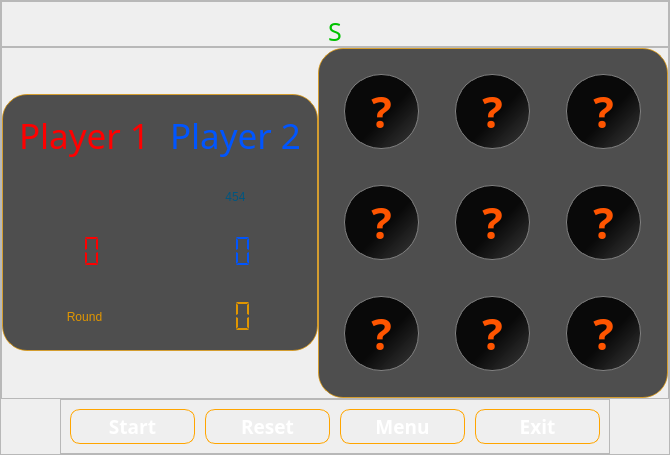
         <widget class="QWidget" name="gameView">
          <property name="styleSheet">
           <string notr="true"/>
          </property>
          <layout class="QVBoxLayout" name="verticalLayout_6">
           <property name="spacing">
            <number>10</number>
           </property>
           <property name="leftMargin">
            <number>0</number>
           </property>
           <property name="topMargin">
            <number>0</number>
           </property>
           <property name="rightMargin">
            <number>0</number>
           </property>
           <property name="bottomMargin">
            <number>0</number>
           </property>
           <item>
            <widget class="QFrame" name="frame_8">
             <property name="frameShape">
              <enum>QFrame::StyledPanel</enum>
             </property>
             <property name="frameShadow">
              <enum>QFrame::Raised</enum>
             </property>
             <layout class="QVBoxLayout" name="verticalLayout_5">
              <property name="spacing">
               <number>0</number>
              </property>
              <property name="leftMargin">
               <number>0</number>
              </property>
              <property name="topMargin">
               <number>0</number>
              </property>
              <property name="rightMargin">
               <number>0</number>
              </property>
              <property name="bottomMargin">
               <number>0</number>
              </property>
              <item>
               <widget class="QFrame" name="frame_7">
                <property name="frameShape">
                 <enum>QFrame::StyledPanel</enum>
                </property>
                <property name="frameShadow">
                 <enum>QFrame::Raised</enum>
                </property>
                <layout class="QVBoxLayout" name="verticalLayout_4">
                 <property name="spacing">
                  <number>0</number>
                 </property>
                 <property name="leftMargin">
                  <number>0</number>
                 </property>
                 <property name="topMargin">
                  <number>0</number>
                 </property>
                 <property name="rightMargin">
                  <number>0</number>
                 </property>
                 <property name="bottomMargin">
                  <number>0</number>
                 </property>
                 <item>
                  <widget class="QLabel" name="gameStateLabel">
                   <property name="sizePolicy">
                    <sizepolicy hsizetype="Preferred" vsizetype="Fixed">
                     <horstretch>0</horstretch>
                     <verstretch>0</verstretch>
                    </sizepolicy>
                   </property>
                   <property name="styleSheet">
                    <string notr="true">QLabel{
	
	color: rgb(85, 170, 255);
	font: 21pt &quot;PhrasticMedium&quot;;
}</string>
                   </property>
                   <property name="text">
                    <string/>
                   </property>
                   <property name="alignment">
                    <set>Qt::AlignCenter</set>
                   </property>
                  </widget>
                 </item>
                 <item>
                  <widget class="QLabel" name="turnLabel">
                   <property name="sizePolicy">
                    <sizepolicy hsizetype="Preferred" vsizetype="Fixed">
                     <horstretch>0</horstretch>
                     <verstretch>0</verstretch>
                    </sizepolicy>
                   </property>
                   <property name="minimumSize">
                    <size>
                     <width>0</width>
                     <height>30</height>
                    </size>
                   </property>
                   <property name="maximumSize">
                    <size>
                     <width>16777215</width>
                     <height>30</height>
                    </size>
                   </property>
                   <property name="font">
                    <font>
                     <family>PhrasticMedium</family>
                     <pointsize>19</pointsize>
                     <italic>false</italic>
                     <bold>false</bold>
                    </font>
                   </property>
                   <property name="styleSheet">
                    <string notr="true">QLabel{
	
	color: rgb(0, 193, 0);
	font: 19pt &quot;PhrasticMedium&quot;;
}</string>
                   </property>
                   <property name="text">
                    <string>S</string>
                   </property>
                   <property name="alignment">
                    <set>Qt::AlignCenter</set>
                   </property>
                  </widget>
                 </item>
                </layout>
               </widget>
              </item>
              <item>
               <widget class="QFrame" name="frame_3">
                <property name="sizePolicy">
                 <sizepolicy hsizetype="Preferred" vsizetype="Preferred">
                  <horstretch>0</horstretch>
                  <verstretch>0</verstretch>
                 </sizepolicy>
                </property>
                <property name="frameShape">
                 <enum>QFrame::StyledPanel</enum>
                </property>
                <property name="frameShadow">
                 <enum>QFrame::Raised</enum>
                </property>
                <layout class="QHBoxLayout" name="horizontalLayout">
                 <property name="spacing">
                  <number>0</number>
                 </property>
                 <property name="leftMargin">
                  <number>0</number>
                 </property>
                 <property name="topMargin">
                  <number>0</number>
                 </property>
                 <property name="rightMargin">
                  <number>0</number>
                 </property>
                 <property name="bottomMargin">
                  <number>0</number>
                 </property>
                 <item alignment="Qt::AlignHCenter|Qt::AlignVCenter">
                  <widget class="QFrame" name="frame_6">
                   <property name="sizePolicy">
                    <sizepolicy hsizetype="Preferred" vsizetype="Preferred">
                     <horstretch>0</horstretch>
                     <verstretch>0</verstretch>
                    </sizepolicy>
                   </property>
                   <property name="styleSheet">
                    <string notr="true">QFrame{
border-radius: 25px;
border:1px solid rgba(234, 156, 0, 180);

}
QLabel{
border:none;
font: 16pt &quot;PhrasticMedium&quot;;
}
#frame_6{
	background-color: rgba(11, 11, 11, 180);
}</string>
                   </property>
                   <property name="frameShape">
                    <enum>QFrame::StyledPanel</enum>
                   </property>
                   <property name="frameShadow">
                    <enum>QFrame::Raised</enum>
                   </property>
                   <layout class="QGridLayout" name="gridLayout">
                    <property name="leftMargin">
                     <number>16</number>
                    </property>
                    <property name="topMargin">
                     <number>16</number>
                    </property>
                    <property name="rightMargin">
                     <number>16</number>
                    </property>
                    <property name="bottomMargin">
                     <number>16</number>
                    </property>
                    <property name="horizontalSpacing">
                     <number>20</number>
                    </property>
                    <property name="verticalSpacing">
                     <number>30</number>
                    </property>
                    <item row="0" column="2">
                     <widget class="QLabel" name="label_8">
                      <property name="font">
                       <font>
                        <family>PhrasticMedium</family>
                        <pointsize>26</pointsize>
                        <italic>false</italic>
                        <bold>false</bold>
                       </font>
                      </property>
                      <property name="styleSheet">
                       <string notr="true">color: rgb(0, 85, 255);
font: 26pt &quot;PhrasticMedium&quot;;	</string>
                      </property>
                      <property name="text">
                       <string>Player 2</string>
                      </property>
                      <property name="alignment">
                       <set>Qt::AlignCenter</set>
                      </property>
                     </widget>
                    </item>
                    <item row="2" column="2">
                     <widget class="QLCDNumber" name="p2ScoreLcd">
                      <property name="minimumSize">
                       <size>
                        <width>70</width>
                        <height>35</height>
                       </size>
                      </property>
                      <property name="styleSheet">
                       <string notr="true">QLCDNumber{
color: rgb(0, 85, 255);
border:none;
}

</string>
                      </property>
                      <property name="frameShadow">
                       <enum>QFrame::Plain</enum>
                      </property>
                      <property name="digitCount">
                       <number>2</number>
                      </property>
                      <property name="mode">
                       <enum>QLCDNumber::Dec</enum>
                      </property>
                      <property name="segmentStyle">
                       <enum>QLCDNumber::Flat</enum>
                      </property>
                      <property name="intValue" stdset="0">
                       <number>0</number>
                      </property>
                     </widget>
                    </item>
                    <item row="6" column="2">
                     <widget class="QLCDNumber" name="tttRoundLCD">
                      <property name="minimumSize">
                       <size>
                        <width>50</width>
                        <height>35</height>
                       </size>
                      </property>
                      <property name="styleSheet">
                       <string notr="true">color: rgb(225, 150, 0);	
border: none;</string>
                      </property>
                      <property name="digitCount">
                       <number>2</number>
                      </property>
                      <property name="segmentStyle">
                       <enum>QLCDNumber::Flat</enum>
                      </property>
                     </widget>
                    </item>
                    <item row="6" column="0">
                     <widget class="QLabel" name="label_14">
                      <property name="styleSheet">
                       <string notr="true">		color: rgb(225, 150, 0);</string>
                      </property>
                      <property name="text">
                       <string>Round</string>
                      </property>
                      <property name="alignment">
                       <set>Qt::AlignCenter</set>
                      </property>
                     </widget>
                    </item>
                    <item row="1" column="0">
                     <widget class="QLabel" name="player1Label">
                      <property name="styleSheet">
                       <string notr="true">color: rgb(170, 0, 0);</string>
                      </property>
                      <property name="text">
                       <string/>
                      </property>
                      <property name="alignment">
                       <set>Qt::AlignCenter</set>
                      </property>
                     </widget>
                    </item>
                    <item row="2" column="0">
                     <widget class="QLCDNumber" name="p1ScoreLcd">
                      <property name="minimumSize">
                       <size>
                        <width>70</width>
                        <height>35</height>
                       </size>
                      </property>
                      <property name="styleSheet">
                       <string notr="true">QLCDNumber{
	border:none;
	color: rgb(255, 0, 0);
}</string>
                      </property>
                      <property name="frameShape">
                       <enum>QFrame::Box</enum>
                      </property>
                      <property name="frameShadow">
                       <enum>QFrame::Plain</enum>
                      </property>
                      <property name="digitCount">
                       <number>2</number>
                      </property>
                      <property name="segmentStyle">
                       <enum>QLCDNumber::Flat</enum>
                      </property>
                     </widget>
                    </item>
                    <item row="1" column="2">
                     <widget class="QLabel" name="player2Label">
                      <property name="styleSheet">
                       <string notr="true">color: rgb(0, 85, 127);</string>
                      </property>
                      <property name="text">
                       <string>454</string>
                      </property>
                      <property name="alignment">
                       <set>Qt::AlignCenter</set>
                      </property>
                     </widget>
                    </item>
                    <item row="0" column="0">
                     <widget class="QLabel" name="label_6">
                      <property name="font">
                       <font>
                        <family>PhrasticMedium</family>
                        <pointsize>26</pointsize>
                        <italic>false</italic>
                        <bold>false</bold>
                       </font>
                      </property>
                      <property name="styleSheet">
                       <string notr="true">font: 26pt &quot;PhrasticMedium&quot;;
color: rgb(255, 0, 0);</string>
                      </property>
                      <property name="text">
                       <string>Player 1</string>
                      </property>
                      <property name="alignment">
                       <set>Qt::AlignCenter</set>
                      </property>
                     </widget>
                    </item>
                   </layout>
                  </widget>
                 </item>
                 <item alignment="Qt::AlignHCenter|Qt::AlignVCenter">
                  <widget class="QFrame" name="gameField">
                   <property name="sizePolicy">
                    <sizepolicy hsizetype="Fixed" vsizetype="Fixed">
                     <horstretch>0</horstretch>
                     <verstretch>0</verstretch>
                    </sizepolicy>
                   </property>
                   <property name="minimumSize">
                    <size>
                     <width>350</width>
                     <height>350</height>
                    </size>
                   </property>
                   <property name="maximumSize">
                    <size>
                     <width>325</width>
                     <height>325</height>
                    </size>
                   </property>
                   <property name="font">
                    <font>
                     <kerning>true</kerning>
                    </font>
                   </property>
                   <property name="styleSheet">
                    <string notr="true">QPushButton{
	border: 1px solid gray;
	border-radius: 37px;
	font-weight: bold;
	color:rgb(255, 85, 0);
	font: 32pt &quot;Street Writer (noah)&quot;;
	background-color: qlineargradient(spread:pad, x1:0.5175, y1:0.517, x2:0.983, y2:0.965909, stop:0.0738636 rgba(0, 0, 0, 226), stop:0.664773 rgba(33, 33, 33, 222), stop:1 rgba(57, 57, 57, 222));
}
QPushButton::Hover{
	color:#FFF;
	font-size: 56px;
	border: 2px solid orange;
	background-color: qlineargradient(spread:reflect, x1:0, y1:0, x2:1, y2:1, stop:0 rgba(255, 170, 0, 160), stop:0.994318 rgba(148, 49, 0, 160));
}
QPushButton::Disabled{
	background-color: rgba(67, 67, 67, 75);
	color:black;
}
QPushButton:Pressed{
	border-radius:37px;
}
#gameField{
	background-color: rgba(11, 11, 11, 180);
	border-radius: 25px;

border:1px solid rgba(234, 156, 0, 180);
}</string>
                   </property>
                   <layout class="QGridLayout" name="gameFieldGrid">
                    <property name="leftMargin">
                     <number>15</number>
                    </property>
                    <property name="topMargin">
                     <number>15</number>
                    </property>
                    <property name="rightMargin">
                     <number>15</number>
                    </property>
                    <property name="bottomMargin">
                     <number>15</number>
                    </property>
                    <property name="spacing">
                     <number>15</number>
                    </property>
                    <item row="2" column="2" alignment="Qt::AlignHCenter|Qt::AlignVCenter">
                     <widget class="QPushButton" name="gridBtn_8">
                      <property name="minimumSize">
                       <size>
                        <width>75</width>
                        <height>75</height>
                       </size>
                      </property>
                      <property name="maximumSize">
                       <size>
                        <width>85</width>
                        <height>85</height>
                       </size>
                      </property>
                      <property name="font">
                       <font>
                        <family>Street Writer (noah)</family>
                        <pointsize>32</pointsize>
                        <italic>false</italic>
                        <bold>false</bold>
                       </font>
                      </property>
                      <property name="focusPolicy">
                       <enum>Qt::ClickFocus</enum>
                      </property>
                      <property name="text">
                       <string>?</string>
                      </property>
                     </widget>
                    </item>
                    <item row="0" column="2" alignment="Qt::AlignHCenter|Qt::AlignVCenter">
                     <widget class="QPushButton" name="gridBtn_2">
                      <property name="enabled">
                       <bool>true</bool>
                      </property>
                      <property name="minimumSize">
                       <size>
                        <width>75</width>
                        <height>75</height>
                       </size>
                      </property>
                      <property name="maximumSize">
                       <size>
                        <width>85</width>
                        <height>85</height>
                       </size>
                      </property>
                      <property name="font">
                       <font>
                        <family>Street Writer (noah)</family>
                        <pointsize>32</pointsize>
                        <italic>false</italic>
                        <bold>false</bold>
                       </font>
                      </property>
                      <property name="focusPolicy">
                       <enum>Qt::ClickFocus</enum>
                      </property>
                      <property name="text">
                       <string>?</string>
                      </property>
                     </widget>
                    </item>
                    <item row="0" column="3" alignment="Qt::AlignHCenter|Qt::AlignVCenter">
                     <widget class="QPushButton" name="gridBtn_3">
                      <property name="minimumSize">
                       <size>
                        <width>75</width>
                        <height>75</height>
                       </size>
                      </property>
                      <property name="maximumSize">
                       <size>
                        <width>85</width>
                        <height>85</height>
                       </size>
                      </property>
                      <property name="font">
                       <font>
                        <family>Street Writer (noah)</family>
                        <pointsize>32</pointsize>
                        <italic>false</italic>
                        <bold>false</bold>
                       </font>
                      </property>
                      <property name="focusPolicy">
                       <enum>Qt::ClickFocus</enum>
                      </property>
                      <property name="text">
                       <string>?</string>
                      </property>
                     </widget>
                    </item>
                    <item row="2" column="3" alignment="Qt::AlignHCenter|Qt::AlignVCenter">
                     <widget class="QPushButton" name="gridBtn_9">
                      <property name="minimumSize">
                       <size>
                        <width>75</width>
                        <height>75</height>
                       </size>
                      </property>
                      <property name="maximumSize">
                       <size>
                        <width>85</width>
                        <height>85</height>
                       </size>
                      </property>
                      <property name="font">
                       <font>
                        <family>Street Writer (noah)</family>
                        <pointsize>32</pointsize>
                        <italic>false</italic>
                        <bold>false</bold>
                       </font>
                      </property>
                      <property name="focusPolicy">
                       <enum>Qt::ClickFocus</enum>
                      </property>
                      <property name="text">
                       <string>?</string>
                      </property>
                     </widget>
                    </item>
                    <item row="1" column="2" alignment="Qt::AlignHCenter|Qt::AlignVCenter">
                     <widget class="QPushButton" name="gridBtn_5">
                      <property name="minimumSize">
                       <size>
                        <width>75</width>
                        <height>75</height>
                       </size>
                      </property>
                      <property name="maximumSize">
                       <size>
                        <width>85</width>
                        <height>85</height>
                       </size>
                      </property>
                      <property name="font">
                       <font>
                        <family>Street Writer (noah)</family>
                        <pointsize>32</pointsize>
                        <italic>false</italic>
                        <bold>false</bold>
                       </font>
                      </property>
                      <property name="focusPolicy">
                       <enum>Qt::ClickFocus</enum>
                      </property>
                      <property name="text">
                       <string>?</string>
                      </property>
                     </widget>
                    </item>
                    <item row="1" column="3" alignment="Qt::AlignHCenter|Qt::AlignVCenter">
                     <widget class="QPushButton" name="gridBtn_6">
                      <property name="minimumSize">
                       <size>
                        <width>75</width>
                        <height>75</height>
                       </size>
                      </property>
                      <property name="maximumSize">
                       <size>
                        <width>85</width>
                        <height>85</height>
                       </size>
                      </property>
                      <property name="font">
                       <font>
                        <family>Street Writer (noah)</family>
                        <pointsize>32</pointsize>
                        <italic>false</italic>
                        <bold>false</bold>
                       </font>
                      </property>
                      <property name="focusPolicy">
                       <enum>Qt::ClickFocus</enum>
                      </property>
                      <property name="styleSheet">
                       <string notr="true"/>
                      </property>
                      <property name="text">
                       <string>?</string>
                      </property>
                     </widget>
                    </item>
                    <item row="0" column="1" alignment="Qt::AlignHCenter|Qt::AlignVCenter">
                     <widget class="QPushButton" name="gridBtn_1">
                      <property name="sizePolicy">
                       <sizepolicy hsizetype="Fixed" vsizetype="Fixed">
                        <horstretch>0</horstretch>
                        <verstretch>0</verstretch>
                       </sizepolicy>
                      </property>
                      <property name="minimumSize">
                       <size>
                        <width>75</width>
                        <height>75</height>
                       </size>
                      </property>
                      <property name="maximumSize">
                       <size>
                        <width>85</width>
                        <height>85</height>
                       </size>
                      </property>
                      <property name="font">
                       <font>
                        <family>Street Writer (noah)</family>
                        <pointsize>32</pointsize>
                        <italic>false</italic>
                        <bold>false</bold>
                       </font>
                      </property>
                      <property name="focusPolicy">
                       <enum>Qt::ClickFocus</enum>
                      </property>
                      <property name="styleSheet">
                       <string notr="true"/>
                      </property>
                      <property name="text">
                       <string>?</string>
                      </property>
                      <property name="checkable">
                       <bool>false</bool>
                      </property>
                     </widget>
                    </item>
                    <item row="1" column="1" alignment="Qt::AlignHCenter|Qt::AlignVCenter">
                     <widget class="QPushButton" name="gridBtn_4">
                      <property name="minimumSize">
                       <size>
                        <width>75</width>
                        <height>75</height>
                       </size>
                      </property>
                      <property name="maximumSize">
                       <size>
                        <width>85</width>
                        <height>85</height>
                       </size>
                      </property>
                      <property name="font">
                       <font>
                        <family>Street Writer (noah)</family>
                        <pointsize>32</pointsize>
                        <italic>false</italic>
                        <bold>false</bold>
                       </font>
                      </property>
                      <property name="focusPolicy">
                       <enum>Qt::ClickFocus</enum>
                      </property>
                      <property name="text">
                       <string>?</string>
                      </property>
                     </widget>
                    </item>
                    <item row="2" column="1" alignment="Qt::AlignHCenter|Qt::AlignVCenter">
                     <widget class="QPushButton" name="gridBtn_7">
                      <property name="minimumSize">
                       <size>
                        <width>75</width>
                        <height>75</height>
                       </size>
                      </property>
                      <property name="maximumSize">
                       <size>
                        <width>85</width>
                        <height>85</height>
                       </size>
                      </property>
                      <property name="font">
                       <font>
                        <family>Street Writer (noah)</family>
                        <pointsize>32</pointsize>
                        <italic>false</italic>
                        <bold>false</bold>
                       </font>
                      </property>
                      <property name="focusPolicy">
                       <enum>Qt::ClickFocus</enum>
                      </property>
                      <property name="text">
                       <string>?</string>
                      </property>
                     </widget>
                    </item>
                   </layout>
                  </widget>
                 </item>
                </layout>
               </widget>
              </item>
              <item alignment="Qt::AlignHCenter|Qt::AlignBottom">
               <widget class="QFrame" name="frame_5">
                <property name="minimumSize">
                 <size>
                  <width>0</width>
                  <height>0</height>
                 </size>
                </property>
                <property name="styleSheet">
                 <string notr="true">QPushButton {
    color:#FFF;
    border: 1px solid orange;
    padding: 3px 8px;
	border-radius: 10px;
	font-weight: 700;
	font: 14pt &quot;PhrasticMedium&quot;;
}

QPushButton::Hover{
	color: orange;
	font-weight: 700;
}

QPushButton::pressed{
	border: 1.4px solid orange;
	border-radius: 15px;
	background-color: qlineargradient(spread:reflect, x1:0, y1:0, x2:1, y2:1, stop:0 rgba(255, 170, 0, 160), stop:0.994318 rgba(148, 49, 0, 160));
}</string>
                </property>
                <property name="frameShape">
                 <enum>QFrame::StyledPanel</enum>
                </property>
                <property name="frameShadow">
                 <enum>QFrame::Raised</enum>
                </property>
                <layout class="QHBoxLayout" name="horizontalLayout_3">
                 <property name="spacing">
                  <number>10</number>
                 </property>
                 <property name="topMargin">
                  <number>9</number>
                 </property>
                 <property name="rightMargin">
                  <number>9</number>
                 </property>
                 <property name="bottomMargin">
                  <number>9</number>
                 </property>
                 <item>
                  <widget class="QPushButton" name="startBtn">
                   <property name="minimumSize">
                    <size>
                     <width>125</width>
                     <height>35</height>
                    </size>
                   </property>
                   <property name="font">
                    <font>
                     <family>PhrasticMedium</family>
                     <pointsize>14</pointsize>
                     <italic>false</italic>
                     <bold>false</bold>
                    </font>
                   </property>
                   <property name="text">
                    <string>Start</string>
                   </property>
                  </widget>
                 </item>
                 <item>
                  <widget class="QPushButton" name="resetBtn">
                   <property name="minimumSize">
                    <size>
                     <width>125</width>
                     <height>35</height>
                    </size>
                   </property>
                   <property name="font">
                    <font>
                     <family>PhrasticMedium</family>
                     <pointsize>14</pointsize>
                     <italic>false</italic>
                     <bold>false</bold>
                    </font>
                   </property>
                   <property name="text">
                    <string>Reset</string>
                   </property>
                  </widget>
                 </item>
                 <item>
                  <widget class="QPushButton" name="menuBtn">
                   <property name="minimumSize">
                    <size>
                     <width>125</width>
                     <height>35</height>
                    </size>
                   </property>
                   <property name="font">
                    <font>
                     <family>PhrasticMedium</family>
                     <pointsize>14</pointsize>
                     <italic>false</italic>
                     <bold>false</bold>
                    </font>
                   </property>
                   <property name="text">
                    <string>Menu</string>
                   </property>
                  </widget>
                 </item>
                 <item>
                  <widget class="QPushButton" name="exitBtn">
                   <property name="minimumSize">
                    <size>
                     <width>125</width>
                     <height>35</height>
                    </size>
                   </property>
                   <property name="font">
                    <font>
                     <family>PhrasticMedium</family>
                     <pointsize>14</pointsize>
                     <italic>false</italic>
                     <bold>false</bold>
                    </font>
                   </property>
                   <property name="text">
                    <string>Exit</string>
                   </property>
                  </widget>
                 </item>
                </layout>
               </widget>
              </item>
             </layout>
            </widget>
           </item>
          </layout>
         </widget>
